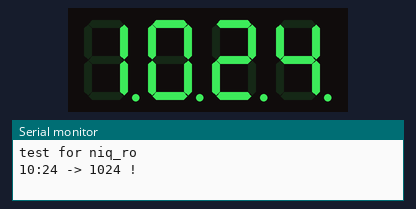
A sketch run on a simulated Arduino Uno, built with avr-gcc and run on an emulated ATmega328P. Parts: 4-digit seven-segment display, the last lines printed to the serial monitor. Wiring (inferred from the names in the program): DS1307 clock at I2C address 0x68; 4-digit 7-segment display, segments lit when LOW: segments pin 2, pin 3, pin 4, pin 5, pin 12, pin 7, pin 8, pin 13; digit selects pin 11, pin 10, pin 9, pin 6. The local clock reads 2024-03-15 10:24:30 at power-on unless the sketch sets it; the segment pins are drawn as the display they are named for.

Above: at 0.1 s.
At 29.7 s:
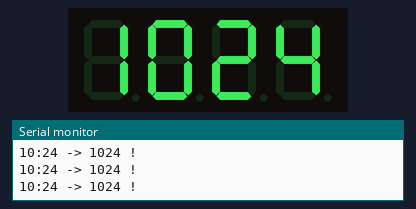
At 65.1 s:
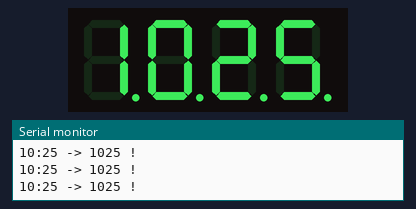
At 129.1 s:
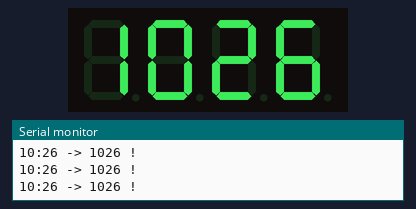

Measured:
- what the display in image 0 shows lasts 1.0 s, from 0.0 s to 1.0 s
- what the display in image 1 shows lasts 0.9 s, from 29.7 s to 30.6 s

The sketch:

led_timer_2.0.ino
```cpp
int digit1 = 11; //PWM Display pin 12 (digit1 is common anonds A1 from right side)
int digit2 = 10; //PWM Display pin 9 (digit2 is  common A2)
int digit3 = 9; //PWM Display pin 8 (digit3 is common anods A3)
int digit4 = 6; //PWM Display pin 6 (digit4 is common anods, from left side)

//Pin mapping from Arduino to the ATmega DIP28 if you need it
//http://www.arduino.cc/en/Hacking/PinMapping
int segA = 2; //Display pin 11
int segB = 3; //Display pin 7
int segC = 4; //Display pin 4
int segD = 5; //Display pin 2
int segE = 12; //Display pin 1
int segF = 7; //Display pin 10
int segG = 8; //Display pin 5
int segDP = 13; // Display pin 3

/*
#include "DHT.h"
#define DHTPIN A2     // what pin we're connected to
#define DHTTYPE DHT11   // DHT 11
DHT dht(DHTPIN, DHTTYPE);
*/

#include <Wire.h>
#include "RTClib.h"
RTC_DS1307 RTC;

// Date and time functions using a DS1307 RTC connected via I2C and Wire lib
// original sketck from http://learn.adafruit.com/ds1307-real-time-clock-breakout-board-kit/
// add part with SQW=1Hz from http://tronixstuff.wordpress.com/2010/10/20/tutorial-arduino-and-the-i2c-bus/


void setup() {

 //  Serial.begin(57600);
  Wire.begin();
  RTC.begin();
// RTC.adjust(DateTime(__DATE__, __TIME__));
// if you need set clock... just remove // from line above this

// part code for flashing LED
Wire.beginTransmission(0x68);
Wire.write(0x07); // move pointer to SQW address
// Wire.write(0x00); // turns the SQW pin off
 Wire.write(0x10); // sends 0x10 (hex) 00010000 (binary) to control register - turns on square wave at 1Hz
// Wire.write(0x13); // sends 0x13 (hex) 00010011 (binary) 32kHz

Wire.endTransmission();

  if (! RTC.isrunning()) {
    Serial.println("RTC is NOT running!");
    // following line sets the RTC to the date & time this sketch was compiled
    RTC.adjust(DateTime(__DATE__, __TIME__));
  }


// dht.begin();

  pinMode(segA, OUTPUT);
  pinMode(segB, OUTPUT);
  pinMode(segC, OUTPUT);
  pinMode(segD, OUTPUT);
  pinMode(segE, OUTPUT);
  pinMode(segF, OUTPUT);
  pinMode(segG, OUTPUT);
  pinMode(segDP, OUTPUT);

  pinMode(digit1, OUTPUT);
  pinMode(digit2, OUTPUT);
  pinMode(digit3, OUTPUT);
  pinMode(digit4, OUTPUT);

//  pinMode(13, OUTPUT);

 Serial.begin(9600);
 Serial.println("test for niq_ro");
}

void loop() {
digitalWrite(segDP, HIGH);
  DateTime now = RTC.now();
  int timp = now.hour()*100+now.minute();
//   int timp = (now.minute(), DEC);
//   displayNumber(12); // this is number to diplay
//   int timp = 1234;
  Serial.print(now.hour(), DEC);
  Serial.print(":");
  Serial.print(now.minute(), DEC);
  Serial.print(" -> ");
  Serial.print(timp);
  Serial.println(" !");

/*
   int h = dht.readHumidity();
   int t = dht.readTemperature();

   for(int i = 1000 ; i >0  ; i--) {
     displayNumber(t); // this is number to diplay
   }

   for(int i = 1000 ; i >0  ; i--) {
     displayNumber1(h); // this is number to diplay
   }
 */

   for(int i = 400 ; i >0  ; i--) {
     if (timp > 1000) displayNumber01(timp);
     else displayNumber02(timp);
   }

   for(int i = 400 ; i >0  ; i--) {
     if (timp > 1000) displayNumber03(timp);
     else displayNumber04(timp);
   }


}


//Given a number, we display 10:22
//After running through the 4 numbers, the display is left turned off

//Display brightness
//Each digit is on for a certain amount of microseconds
//Then it is off until we have reached a total of 20ms for the function call
//Let's assume each digit is on for 1000us
//Each digit is on for 1ms, there are 4 digits, so the display is off for 16ms.
//That's a ratio of 1ms to 16ms or 6.25% on time (PWM).
//Let's define a variable called brightness that varies from:
//5000 blindingly bright (15.7mA current draw per digit)
//2000 shockingly bright (11.4mA current draw per digit)
//1000 pretty bright (5.9mA)
//500 normal (3mA)
//200 dim but readable (1.4mA)
//50 dim but readable (0.56mA)
//5 dim but readable (0.31mA)
//1 dim but readable in dark (0.28mA)

void displayNumber(int toDisplay) {
#define DISPLAY_BRIGHTNESS  500

#define DIGIT_ON  HIGH
#define DIGIT_OFF  LOW


  for(int digit = 4 ; digit > 0 ; digit--) {

    //Turn on a digit for a short amount of time
    switch(digit) {
    case 1:
      digitalWrite(digit1, DIGIT_ON);
      lightNumber(toDisplay % 10);
      toDisplay /= 10;
      delayMicroseconds(DISPLAY_BRIGHTNESS);
      break;
   case 2:
      digitalWrite(digit2, DIGIT_ON);
      lightNumber(toDisplay % 10);
      toDisplay /= 10;
      delayMicroseconds(DISPLAY_BRIGHTNESS);
      break;
    case 3:
      digitalWrite(digit3, DIGIT_ON);
      lightNumber(11); // display degree symbol
      delayMicroseconds(DISPLAY_BRIGHTNESS);
      break;
    case 4:
      digitalWrite(digit4, DIGIT_ON);
      lightNumber(12); // display C letter
      delayMicroseconds(DISPLAY_BRIGHTNESS);
      break;
    }
     //Turn off all segments
    lightNumber(10);

    //Turn off all digits
    digitalWrite(digit1, DIGIT_OFF);
    digitalWrite(digit2, DIGIT_OFF);
    digitalWrite(digit3, DIGIT_OFF);
    digitalWrite(digit4, DIGIT_OFF);
}
}

void displayNumber1(int toDisplay) {
#define DISPLAY_BRIGHTNESS  500

#define DIGIT_ON  HIGH
#define DIGIT_OFF  LOW


  for(int digit = 4 ; digit > 0 ; digit--) {

    //Turn on a digit for a short amount of time
    switch(digit) {
    case 1:
      digitalWrite(digit1, DIGIT_ON);
      lightNumber(toDisplay % 10);
      toDisplay /= 10;
      delayMicroseconds(DISPLAY_BRIGHTNESS);
      break;
   case 2:
      digitalWrite(digit2, DIGIT_ON);
      lightNumber(toDisplay % 10);
      toDisplay /= 10;
      delayMicroseconds(DISPLAY_BRIGHTNESS);
      break;
    case 3:
      digitalWrite(digit3, DIGIT_ON);
      lightNumber(10); // display degree symbol
      delayMicroseconds(DISPLAY_BRIGHTNESS);
      break;
    case 4:
      digitalWrite(digit4, DIGIT_ON);
      lightNumber(13); // display C letter
      delayMicroseconds(DISPLAY_BRIGHTNESS);
      break;
    }
     //Turn off all segments
    lightNumber(10);

    //Turn off all digits
    digitalWrite(digit1, DIGIT_OFF);
    digitalWrite(digit2, DIGIT_OFF);
    digitalWrite(digit3, DIGIT_OFF);
    digitalWrite(digit4, DIGIT_OFF);
}
}

void displayNumber01(int toDisplay) {
#define DISPLAY_BRIGHTNESS  500

#define DIGIT_ON  HIGH
#define DIGIT_OFF  LOW

  for(int digit = 4 ; digit > 0 ; digit--) {

    //Turn on a digit for a short amount of time
    switch(digit) {
    case 1:
     digitalWrite(digit1, DIGIT_ON);
     digitalWrite(segDP, LOW);
      break;
   case 2:
      digitalWrite(digit2, DIGIT_ON);
      digitalWrite(segDP, LOW);
      break;
    case 3:
      digitalWrite(digit3, DIGIT_ON);
      digitalWrite(segDP, LOW);
      break;
    case 4:
      digitalWrite(digit4, DIGIT_ON);
      digitalWrite(segDP, LOW);
      break;
    }
    lightNumber(toDisplay % 10);
    toDisplay /= 10;
    delayMicroseconds(DISPLAY_BRIGHTNESS);

     //Turn off all segments
    lightNumber(10);

    //Turn off all digits
    digitalWrite(digit1, DIGIT_OFF);
    digitalWrite(digit2, DIGIT_OFF);
    digitalWrite(digit3, DIGIT_OFF);
    digitalWrite(digit4, DIGIT_OFF);
}
}

void displayNumber02(int toDisplay) {
#define DISPLAY_BRIGHTNESS  500

#define DIGIT_ON  HIGH
#define DIGIT_OFF  LOW

  for(int digit = 4 ; digit > 0 ; digit--) {

    //Turn on a digit for a short amount of time
    switch(digit) {
    case 1:
     lightNumber(10);
     digitalWrite(segDP, LOW);
     break;
   case 2:
      digitalWrite(digit2, DIGIT_ON);
      digitalWrite(segDP, LOW);
      break;
    case 3:
      digitalWrite(digit3, DIGIT_ON);
      digitalWrite(segDP, LOW);
      break;
    case 4:
      digitalWrite(digit4, DIGIT_ON);
      digitalWrite(segDP, LOW);
      break;
    }
    lightNumber(toDisplay % 10);
    toDisplay /= 10;
    delayMicroseconds(DISPLAY_BRIGHTNESS);

     //Turn off all segments
    lightNumber(10);

    //Turn off all digits
    digitalWrite(digit1, DIGIT_OFF);
    digitalWrite(digit2, DIGIT_OFF);
    digitalWrite(digit3, DIGIT_OFF);
    digitalWrite(digit4, DIGIT_OFF);
}
}

void displayNumber03(int toDisplay) {
#define DISPLAY_BRIGHTNESS  500

#define DIGIT_ON  HIGH
#define DIGIT_OFF  LOW

  for(int digit = 4 ; digit > 0 ; digit--) {

    //Turn on a digit for a short amount of time
    switch(digit) {
    case 1:
     digitalWrite(digit1, DIGIT_ON);
     digitalWrite(segDP, HIGH);
      break;
   case 2:
      digitalWrite(digit2, DIGIT_ON);
      digitalWrite(segDP, HIGH);
      break;
    case 3:
      digitalWrite(digit3, DIGIT_ON);
      digitalWrite(segDP, HIGH);
      break;
    case 4:
      digitalWrite(digit4, DIGIT_ON);
      digitalWrite(segDP, HIGH);
      break;
    }
    lightNumber(toDisplay % 10);
    toDisplay /= 10;
    delayMicroseconds(DISPLAY_BRIGHTNESS);

     //Turn off all segments
    lightNumber(10);

    //Turn off all digits
    digitalWrite(digit1, DIGIT_OFF);
    digitalWrite(digit2, DIGIT_OFF);
    digitalWrite(digit3, DIGIT_OFF);
    digitalWrite(digit4, DIGIT_OFF);
}
}

void displayNumber04(int toDisplay) {
#define DISPLAY_BRIGHTNESS  500

#define DIGIT_ON  HIGH
#define DIGIT_OFF  LOW

  for(int digit = 4 ; digit > 0 ; digit--) {

    //Turn on a digit for a short amount of time
    switch(digit) {
    case 1:
     lightNumber(10);
     digitalWrite(segDP, HIGH);
     break;
   case 2:
      digitalWrite(digit2, DIGIT_ON);
      digitalWrite(segDP, HIGH);
      break;
    case 3:
      digitalWrite(digit3, DIGIT_ON);
      digitalWrite(segDP, HIGH);
      break;
    case 4:
      digitalWrite(digit4, DIGIT_ON);
      digitalWrite(segDP, HIGH);
      break;
    }
    lightNumber(toDisplay % 10);
    toDisplay /= 10;
    delayMicroseconds(DISPLAY_BRIGHTNESS);

     //Turn off all segments
    lightNumber(10);

    //Turn off all digits
    digitalWrite(digit1, DIGIT_OFF);
    digitalWrite(digit2, DIGIT_OFF);
    digitalWrite(digit3, DIGIT_OFF);
    digitalWrite(digit4, DIGIT_OFF);
}
}


//Given a number, turns on those segments
//If number == 10, then turn off number
void lightNumber(int numberToDisplay) {

#define SEGMENT_ON  LOW
#define SEGMENT_OFF HIGH

  switch (numberToDisplay){

  case 0:
    digitalWrite(segA, SEGMENT_ON);
    digitalWrite(segB, SEGMENT_ON);
    digitalWrite(segC, SEGMENT_ON);
    digitalWrite(segD, SEGMENT_ON);
    digitalWrite(segE, SEGMENT_ON);
    digitalWrite(segF, SEGMENT_ON);
    digitalWrite(segG, SEGMENT_OFF);
    break;

  case 1:
    digitalWrite(segA, SEGMENT_OFF);
    digitalWrite(segB, SEGMENT_ON);
    digitalWrite(segC, SEGMENT_ON);
    digitalWrite(segD, SEGMENT_OFF);
    digitalWrite(segE, SEGMENT_OFF);
    digitalWrite(segF, SEGMENT_OFF);
    digitalWrite(segG, SEGMENT_OFF);
    break;

  case 2:
    digitalWrite(segA, SEGMENT_ON);
    digitalWrite(segB, SEGMENT_ON);
    digitalWrite(segC, SEGMENT_OFF);
    digitalWrite(segD, SEGMENT_ON);
    digitalWrite(segE, SEGMENT_ON);
    digitalWrite(segF, SEGMENT_OFF);
    digitalWrite(segG, SEGMENT_ON);
    break;

  case 3:
    digitalWrite(segA, SEGMENT_ON);
    digitalWrite(segB, SEGMENT_ON);
    digitalWrite(segC, SEGMENT_ON);
    digitalWrite(segD, SEGMENT_ON);
    digitalWrite(segE, SEGMENT_OFF);
    digitalWrite(segF, SEGMENT_OFF);
    digitalWrite(segG, SEGMENT_ON);
    break;

  case 4:
    digitalWrite(segA, SEGMENT_OFF);
    digitalWrite(segB, SEGMENT_ON);
    digitalWrite(segC, SEGMENT_ON);
    digitalWrite(segD, SEGMENT_OFF);
    digitalWrite(segE, SEGMENT_OFF);
    digitalWrite(segF, SEGMENT_ON);
    digitalWrite(segG, SEGMENT_ON);
    break;

  case 5:
    digitalWrite(segA, SEGMENT_ON);
    digitalWrite(segB, SEGMENT_OFF);
    digitalWrite(segC, SEGMENT_ON);
    digitalWrite(segD, SEGMENT_ON);
    digitalWrite(segE, SEGMENT_OFF);
    digitalWrite(segF, SEGMENT_ON);
    digitalWrite(segG, SEGMENT_ON);
    break;

  case 6:
    digitalWrite(segA, SEGMENT_ON);
    digitalWrite(segB, SEGMENT_OFF);
    digitalWrite(segC, SEGMENT_ON);
    digitalWrite(segD, SEGMENT_ON);
    digitalWrite(segE, SEGMENT_ON);
    digitalWrite(segF, SEGMENT_ON);
    digitalWrite(segG, SEGMENT_ON);
    break;

  case 7:
    digitalWrite(segA, SEGMENT_ON);
    digitalWrite(segB, SEGMENT_ON);
    digitalWrite(segC, SEGMENT_ON);
    digitalWrite(segD, SEGMENT_OFF);
    digitalWrite(segE, SEGMENT_OFF);
    digitalWrite(segF, SEGMENT_OFF);
    digitalWrite(segG, SEGMENT_OFF);
    break;

  case 8:
    digitalWrite(segA, SEGMENT_ON);
    digitalWrite(segB, SEGMENT_ON);
    digitalWrite(segC, SEGMENT_ON);
    digitalWrite(segD, SEGMENT_ON);
    digitalWrite(segE, SEGMENT_ON);
    digitalWrite(segF, SEGMENT_ON);
    digitalWrite(segG, SEGMENT_ON);
    break;

  case 9:
    digitalWrite(segA, SEGMENT_ON);
    digitalWrite(segB, SEGMENT_ON);
    digitalWrite(segC, SEGMENT_ON);
    digitalWrite(segD, SEGMENT_ON);
    digitalWrite(segE, SEGMENT_OFF);
    digitalWrite(segF, SEGMENT_ON);
    digitalWrite(segG, SEGMENT_ON);
    break;

  // all segment are ON
  case 10:
    digitalWrite(segA, SEGMENT_OFF);
    digitalWrite(segB, SEGMENT_OFF);
    digitalWrite(segC, SEGMENT_OFF);
    digitalWrite(segD, SEGMENT_OFF);
    digitalWrite(segE, SEGMENT_OFF);
    digitalWrite(segF, SEGMENT_OFF);
    digitalWrite(segG, SEGMENT_OFF);
    break;

  // degree symbol made by niq_ro
  case 11:
    digitalWrite(segA, SEGMENT_ON);
    digitalWrite(segB, SEGMENT_ON);
    digitalWrite(segC, SEGMENT_OFF);
    digitalWrite(segD, SEGMENT_OFF);
    digitalWrite(segE, SEGMENT_OFF);
    digitalWrite(segF, SEGMENT_ON);
    digitalWrite(segG, SEGMENT_ON);
    break;

  // C letter made by niq_ro
  case 12:
    digitalWrite(segA, SEGMENT_ON);
    digitalWrite(segB, SEGMENT_OFF);
    digitalWrite(segC, SEGMENT_OFF);
    digitalWrite(segD, SEGMENT_ON);
    digitalWrite(segE, SEGMENT_ON);
    digitalWrite(segF, SEGMENT_ON);
    digitalWrite(segG, SEGMENT_OFF);
    break;

  // H letter made by niq_ro
  case 13:
    digitalWrite(segA, SEGMENT_OFF);
    digitalWrite(segB, SEGMENT_ON);
    digitalWrite(segC, SEGMENT_ON);
    digitalWrite(segD, SEGMENT_OFF);
    digitalWrite(segE, SEGMENT_ON);
    digitalWrite(segF, SEGMENT_ON);
    digitalWrite(segG, SEGMENT_ON);
    break;
  }
}
```
